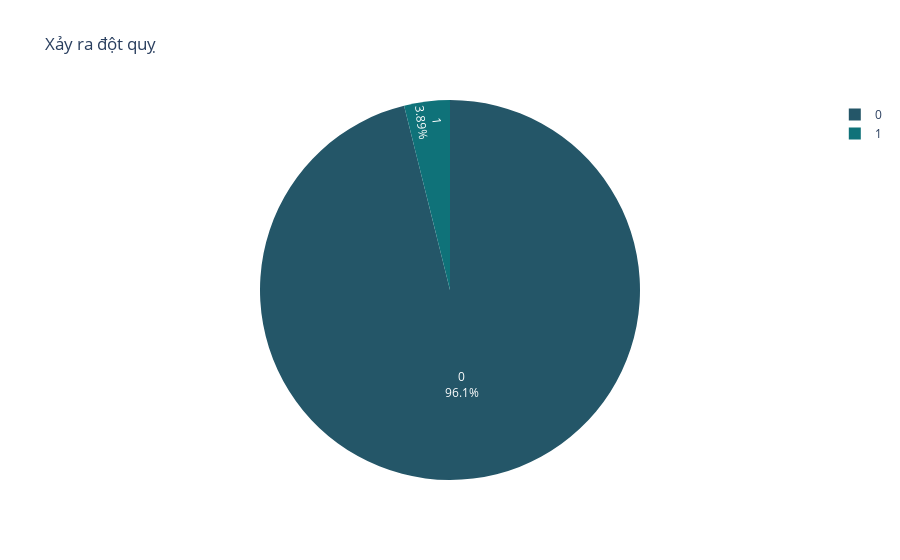

The notebook cell this image was saved under:
### Code cell
stroke = dict(data_raw['stroke'].value_counts())

fig = px.pie(names = stroke.keys(),values = stroke.values(),title = 'Xảy ra đột quỵ',color_discrete_sequence=px.colors.sequential.Aggrnyl)
fig.update_traces(textposition='inside', textinfo='percent+label')

### Figure 1 — Plotly figure (JSON) as saved in the notebook; plotly's stock layout.template omitted (floating-point values rounded to 4 significant figures)
{"data": [{"domain": {"x": [0, 1], "y": [0, 1]}, "hovertemplate": "label=%{label}<br>value=%{value}<extra></extra>", "labels": [0, 1], "legendgroup": "", "name": "", "showlegend": true, "textinfo": "percent+label", "textposition": "inside", "type": "pie", "values": [3363, 136]}], "layout": {"legend": {"tracegroupgap": 0}, "piecolorway": ["rgb(36, 86, 104)", "rgb(15, 114, 121)", "rgb(13, 143, 129)", "rgb(57, 171, 126)", "rgb(110, 197, 116)", "rgb(169, 220, 103)", "rgb(237, 239, 93)"], "title": {"text": "Xảy ra đột quỵ"}}}
